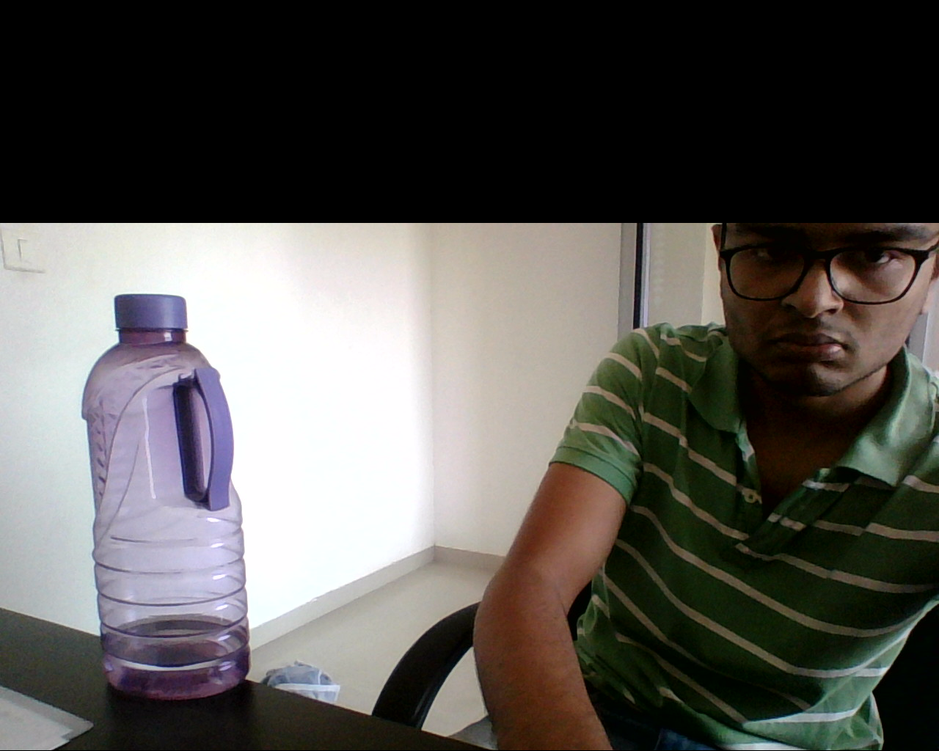
#> input picture feature_matching/bottle.bmp, 939 x 751 px, shrunk from 1280 x 1024 before the run
$ python 'feature_ matching.py'
#> lines starting #> are read from the running program, lines starting #| are printed output that depends on the picture
import cv2
import numpy as np
import matplotlib.pyplot as plt

img = cv2.imread('bottle.bmp', cv2.IMREAD_COLOR)
#> img is the input picture: shape (751, 939, 3); mean B, G, R 83.2, 86.9, 89.1
img = cv2.cvtColor(img, cv2.COLOR_BGR2RGB)

## created template using these function for feature_matching
##crop = img[390:801, 100:351]
##cv2.imwrite('feature_temp.bmp', crop)

template = cv2.imread('feature_temp.bmp', cv2.IMREAD_COLOR)
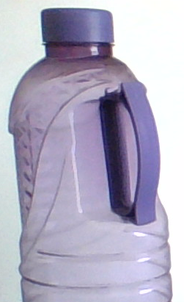
#> input picture feature_matching/feature_temp.bmp, 184 x 302 px, shrunk from 251 x 411 before the run
#> template is the input picture: shape (302, 184, 3); mean B, G, R 194.8, 174.1, 178.3
template = cv2.cvtColor(template, cv2.COLOR_BGR2RGB)


## ---- Brute Force Matcher -----

##initiate ORB detector
orb = cv2.ORB_create()

##find keypoints and descriptor with ORB
kp1, des1 = orb.detectAndCompute(template, None)
#> kp1 = 197 keypoints; strongest (x, y, size): (112, 54, 53.6), (44, 42, 31), (42, 44, 31), (112, 55, 44.6)
kp2, des2 = orb.detectAndCompute(img, None)
#> kp2 = 500 keypoints; strongest (x, y, size): (116, 299, 92.6), (118, 297, 111.1), (116, 297, 64.3), (187, 338, 64.3)

##create BFmatcher object
bf = cv2.BFMatcher(cv2.NORM_HAMMING, crossCheck=True)

## Match descriptors
matches = bf.match(des1, des2)
#> matches = 101 matches

## sorting them in order of their distance.
matches = sorted(matches, key = lambda x:x.distance)

## drawing first n no.of matches
img2 = cv2.drawMatches(template, kp1, img, kp2, matches[:50], 2)
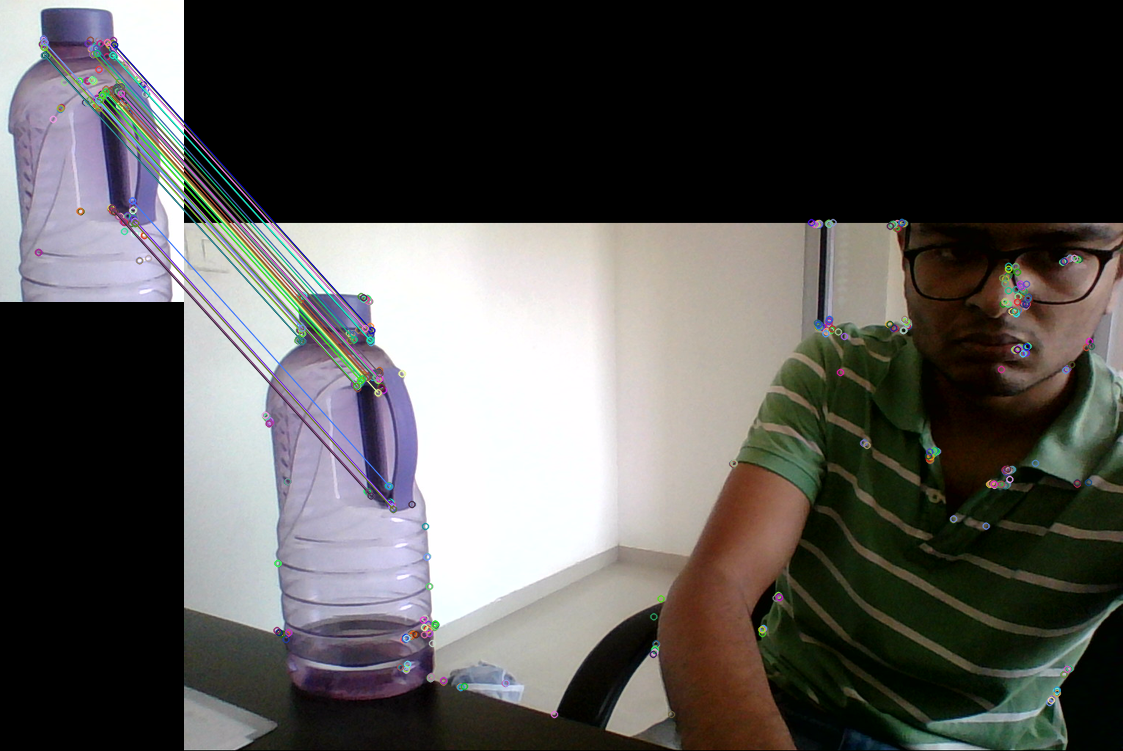
#> img2: shape (751, 1123, 3); mean R, G, B 85.5, 84, 81.9

plt.imshow(img2)
plt.show()
